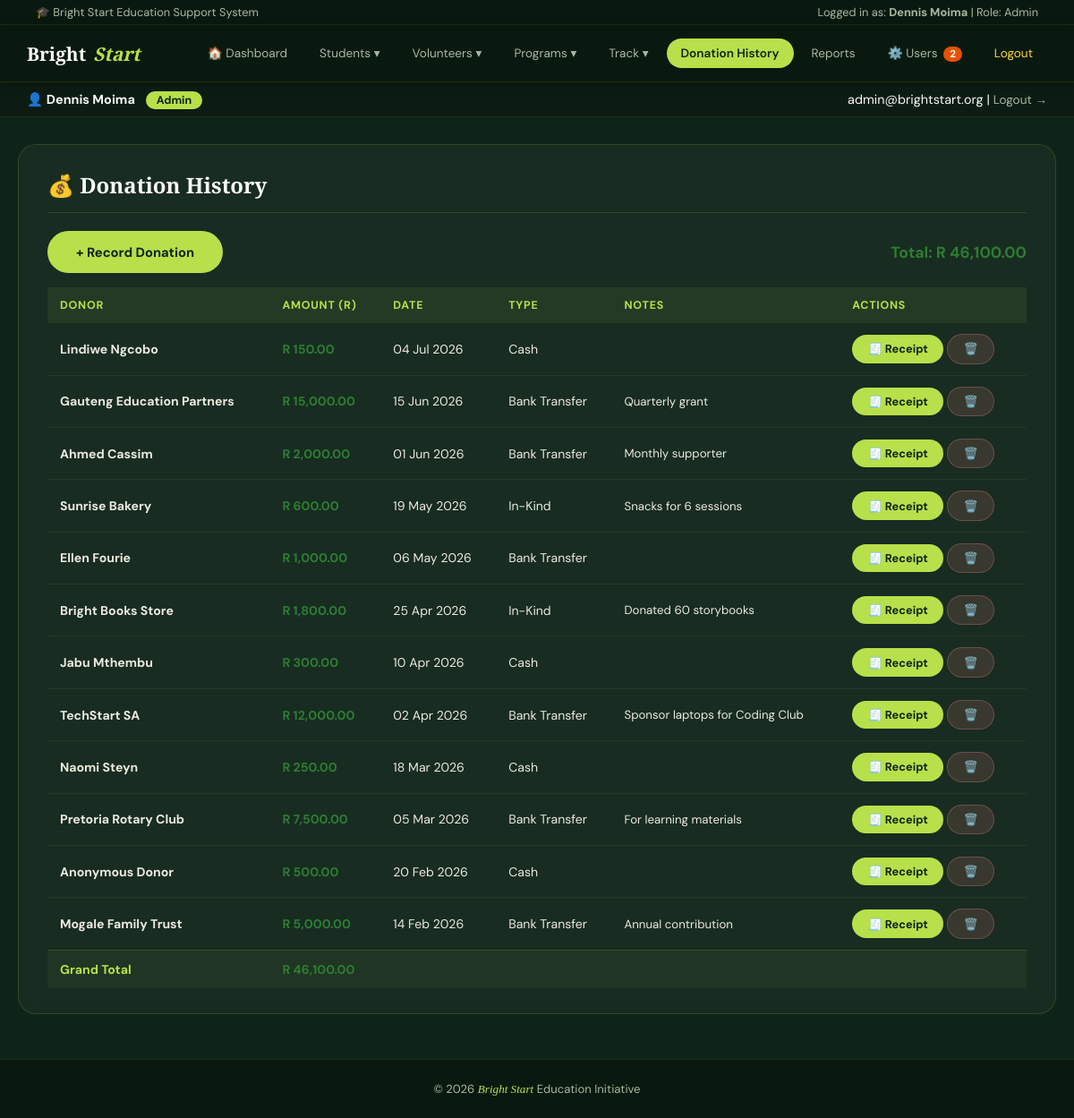
/donations.php (signed in), run on the app's committed database.
### tables this page shows
CREATE TABLE tbldonation (
    DonationID     INT AUTO_INCREMENT PRIMARY KEY,
    DonorName      VARCHAR(100) NOT NULL,
    DonorContact   VARCHAR(150) NOT NULL,
    DonationAmount DECIMAL(10,2) NOT NULL,
    DonationDate   DATE NOT NULL,
    DonationType   VARCHAR(30) NOT NULL,                  
    Notes          VARCHAR(255) NULL
);

### donations.php (the view, shortened to what this page needs)
<?php
require_once 'includes/DBConn.php';
$action=$_GET['action']??'list';
$donations=$conn->query(
    "SELECT * FROM tblDonation ORDER BY DonationDate DESC"
);
$total=$conn->query(
    "SELECT SUM(DonationAmount) AS t FROM tblDonation"
)->fetch_assoc()['t']??0;
?>
<!DOCTYPE html>
<html lang="en">
<head>
    <link rel="stylesheet" href="css/style.css">
</head>
<body>
<?php include 'includes/nav.php'; ?>
<div class="container">
    <?php if ($action==='add'): ?>
    <div class="card">
        <h2>💰 Record Donation</h2>
        <form method="POST" action="donations.php">
            <input type="hidden" name="action" value="add">
            <div class="form-grid-2">
                <div class="form-group">
                    <label>Donor Name *</label>
                    <input type="text" name="donor_name" required
                           placeholder="Thandi Mokoena" maxlength="100">
                </div>
                <div class="form-group">
                    <label>Donor Contact *</label>
                    <input type="text" name="donor_contact" required
                           placeholder="thandi@example.co.za"
                           maxlength="100">
                </div>
                <div class="form-group">
                    <label>Donation Amount (R) *</label>
                    <input type="number" name="donation_amount"
                           required min="1" step="0.01"
                           placeholder="5000.00">
                </div>
                <div class="form-group">
                    <label>Donation Date *</label>
                    <input type="date" name="donation_date"
                           required value="<?= date('Y-m-d') ?>">
                </div>
                <div class="form-group">
                    <label>Donation Type *</label>
                    <select name="donation_type">
                        <option value="Cash">Cash</option>
                        <option value="Bank Transfer">Bank Transfer</option>
                        <option value="In-Kind">In-Kind</option>
                    </select>
                </div>
            </div>
            <div class="form-group">
                <label>Notes (optional)</label>
                <textarea name="notes" rows="2"
                          placeholder="Any details..."></textarea>
            </div>
            <div style="display:flex; gap:10px;">
                <button type="submit" class="btn btn-primary">
                    ✅ Record &amp; Generate Receipt
                </button>
                <a href="donations.php" class="btn btn-warning">
                    Cancel
                </a>
            </div>
        </form>
    </div>
    <?php else: ?>
    <div class="card">
        <h2>💰 Donation History</h2>
        <div style="margin-bottom:16px; display:flex;
                    justify-content:space-between; align-items:center;">
            <a href="donations.php?action=add" class="btn btn-accent">
                + Record Donation
            </a>
            <div style="font-size:1.1rem; font-weight:700;
                        color:#2e7d32;">
                Total: R <?= number_format($total,2) ?>
            </div>
        </div>
        <table class="data-table">
            <thead>
                <tr>
                    <th>Donor</th><th>Amount (R)</th><th>Date</th>
                    <th>Type</th><th>Notes</th><th>Actions</th>
                </tr>
            </thead>
            <tbody>
            <?php if ($donations && $donations->num_rows>0):
                while ($d=$donations->fetch_assoc()): ?>
                <tr>
                    <td><strong><?= htmlspecialchars($d['DonorName']) ?></strong></td>
                    <td style="color:#2e7d32; font-weight:700;">
                        R <?= number_format($d['DonationAmount'],2) ?>
                    </td>
                    <td><?= date('d M Y',strtotime($d['DonationDate'])) ?></td>
                    <td><?= htmlspecialchars($d['DonationType']) ?></td>
                    <td style="font-size:.83rem;">
                        <?= htmlspecialchars($d['Notes']??'') ?>
                    </td>
                    <td style="white-space:nowrap;">
                        <a href="donations.php?receipt=<?= $d['DonationID'] ?>"
                           class="btn btn-primary btn-sm">
                            🧾 Receipt
                        </a>
                        <a href="donations.php?delete=<?= $d['DonationID'] ?>"
                           class="btn btn-danger btn-sm"
                           onclick="return confirm('Delete?')">
                            🗑️
                        </a>
                    </td>
                </tr>
            <?php endwhile;
            endif; ?>
            </tbody>
            <tfoot>
                <tr>
                    <td colspan="1">
                        <strong>Grand Total</strong>
                    </td>
                    <td style="color:#2e7d32; font-weight:700;">
                        R <?= number_format($total,2) ?>
                    </td>
                    <td colspan="4"></td>
                </tr>
            </tfoot>
        </table>
    </div>
    <?php endif; ?>
</div>
<footer>
    <p>&copy; 2026 <span>Bright Start</span> Education Initiative</p>
</footer>
</body>
</html>

### css/style.css (style rules this page uses)
:root { --primary: #1a3a2a; --secondary: #2d5a3d; --green-deep: #0f2419; --accent: #b8e04a; --accent-dark: #d4f06e; --light-bg: #16301f; --white: #f9f8f4; --off-white: #ede9df; --text-dark: #f9f8f4; --text-light: #a8b8a0; --border: rgba(184,224,74,0.2); --success: #b8e04a; --warning: #f0a500; --danger: #f08080; --font: 'DM Sans', sans-serif; --font-heading:'Playfair Display', serif; }
*, *::before, *::after { box-sizing: border-box; margin: 0; padding: 0; }
body { font-family: var(--font); background: var(--green-deep); color: var(--white); min-height: 100vh; }
.container { max-width: 1200px; margin: 30px auto; padding: 0 20px; }
.card { background: rgba(255,255,255,0.04); border: 1px solid rgba(184,224,74,0.15); border-radius: 1.25rem; padding: 28px 32px; margin-bottom: 24px; backdrop-filter: blur(8px); }
.card h2 { margin-bottom: 20px; color: var(--white); font-family: var(--font-heading); font-size: 1.5rem; padding-bottom: 14px; border-bottom: 1px solid rgba(184,224,74,0.15); display: flex; align-items: center; gap: 8px; }
.btn { display: inline-block; padding: 0.85rem 2rem; border: none; border-radius: 100px; font-size: .92rem; font-weight: 700; cursor: pointer; text-decoration: none; font-family: var(--font); transition: background .2s, transform .15s, opacity .2s; }
.btn-primary { background: var(--accent); color: var(--green-deep); }
.btn-accent { background: var(--accent); color: var(--green-deep); }
.btn-danger { background: rgba(240,128,128,0.15); color: #f08080; border: 1px solid rgba(240,128,128,0.3); }
.btn-sm { padding: 0.45rem 1.1rem; font-size: .8rem; }
.data-table { width: 100%; border-collapse: collapse; font-size: .88rem; margin-top: 8px; }
.data-table thead tr { background: rgba(184,224,74,0.08); }
.data-table thead th { padding: 12px 14px; text-align: left; font-weight: 700; color: var(--accent); font-size: .78rem; letter-spacing: .06em; text-transform: uppercase; }
.data-table tbody tr { border-bottom: 1px solid rgba(184,224,74,0.08); transition: background .15s; }
.data-table tbody td { padding: 12px 14px; vertical-align: middle; color: var(--off-white); }
.data-table tfoot td { padding: 12px 14px; font-weight: 700; background: rgba(184,224,74,0.05); border-top: 1px solid rgba(184,224,74,0.15); color: var(--accent); }
footer { background: rgba(10,24,16,0.9); color: var(--text-light); text-align: center; padding: 24px; font-size: .82rem; margin-top: 50px; border-top: 1px solid rgba(184,224,74,0.1); }
footer span { color: var(--accent); font-style: italic; font-family: var(--font-heading); }

### data on the page
tbldonation: DonorName "Lindiwe Ngcobo", DonationAmount "150.00", DonationDate "04 Jul 2026", DonationType "Cash"
tbldonation: DonorName "Gauteng Education Partners", DonationAmount "15,000.00", DonationDate "15 Jun 2026", DonationType "Bank Transfer", Notes "Quarterly grant"
tbldonation: DonorName "Ahmed Cassim", DonationAmount "2,000.00", DonationDate "01 Jun 2026", DonationType "Bank Transfer", Notes "Monthly supporter"
tbldonation: DonorName "Sunrise Bakery", DonationAmount "600.00", DonationDate "19 May 2026", DonationType "In-Kind", Notes "Snacks for 6 sessions"
tbldonation: DonorName "Ellen Fourie", DonationAmount "1,000.00", DonationDate "06 May 2026", DonationType "Bank Transfer"
tbldonation: DonorName "Bright Books Store", DonationAmount "1,800.00", DonationDate "25 Apr 2026", DonationType "In-Kind", Notes "Donated 60 storybooks"
tbldonation: DonorName "Jabu Mthembu", DonationAmount "300.00", DonationDate "10 Apr 2026", DonationType "Cash"
tbldonation: DonorName "TechStart SA", DonationAmount "12,000.00", DonationDate "02 Apr 2026", DonationType "Bank Transfer", Notes "Sponsor laptops for Coding Club"
tbldonation: DonorName "Naomi Steyn", DonationAmount "250.00", DonationDate "18 Mar 2026", DonationType "Cash"
tbldonation: DonorName "Pretoria Rotary Club", DonationAmount "7,500.00", DonationDate "05 Mar 2026", DonationType "Bank Transfer", Notes "For learning materials"
tbldonation: DonorName "Anonymous Donor", DonationAmount "500.00", DonationDate "20 Feb 2026", DonationType "Cash"
tbldonation: DonorName "Mogale Family Trust", DonationAmount "5,000.00", DonationDate "14 Feb 2026", DonationType "Bank Transfer", Notes "Annual contribution"

### other printed values
$currentUser "Dennis Moima"
$currentRole "Admin"
$pendingNavCount "2"
$currentEmail "admin@brightstart.org"
$total "46,100.00"
